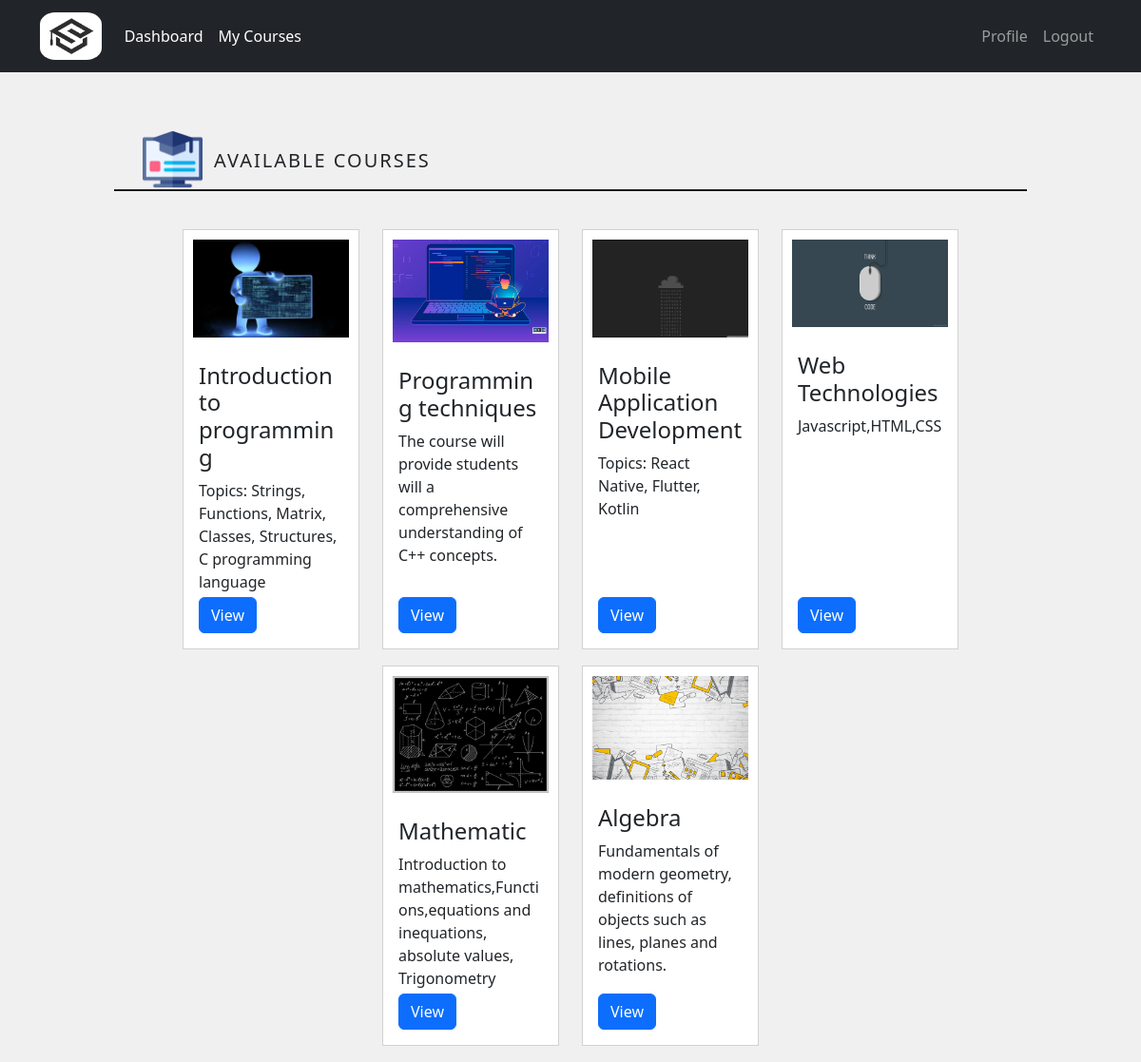
Screenshot of /courses/dashboard (signed in) with the database file from the repository.
### courses/models.py (models this page shows, shortened)
class Course(models.Model):
    name = models.CharField(max_length=50)
    summary = models.CharField(max_length=500)
    image = models.ImageField(upload_to="courses_images",default="courses_images/default.jpg",blank=True)
    overview = models.TextField(null=True,blank=True)
    max_students = models.IntegerField(default=100)
    student_number = models.IntegerField(default=0)

### courses/views.py (the view)
# urls.py: path('dashboard',views.dashboard,name='dashboard'),
@login_required
def dashboard(request):
   newUser=request.user
   if newUser.is_tutor:
      tutor_courses=TutorCourse.objects.filter(tutor=newUser.Tutor)
      courses=[x.course for x in tutor_courses]
      return render(request,"courses/all_courses.html",{'all_courses':courses})
   elif newUser.is_student:
      courses = Course.objects.all()
      return render(request,"courses/all_courses.html",{'all_courses':courses})
   else:
      return redirect('login')

### templates/courses/all_courses.html
{% extends 'courses/dashboard.html' %}
{% block content_courses %}
{% load static %}
<div style="margin-left: auto; margin-right: auto; width:75%; margin-top: 5%; position: relative;">
  <img class="col-sm-4 col-md-4 col-lg-4" src="{% static 'img/course.png' %}"
       style="width:7%;">
  <div class="col-sm-8 col-md-8 col-lg-8 availableCourses">
    <h5 class="title">AVAILABLE COURSES</h5>
  </div>
</div>
<hr style="width: 80%; margin-left: auto; margin-right: auto; background-color: black;
           opacity: 1; margin-top: 0; height: 2px;">
    <div class="container coursesBox">
        <div class="row centerCourses equal">
        {% if all_courses %}
        {% for course in all_courses %}
        <div class="cols-sm-6 col-md-4 col-lg-3" style="margin-bottom: 2%;">
          <div class="card" style="max-width: 300px; min-width: 100px; border-radius: 0px; height: 100%;">
            <img class="card-img-top" src="{{ course.image.url }}" alt="Card image" style="width: 100%;padding: 10px;">
            <div class="card-body" style="display: flex; flex-direction: column; justify-content: space-between;">
              <div style="margin-bottom: 3%;">
                <h4 class="card-title">{{course.name}}</h4>
                <p class="card-text">{{course.summary}}</p>
              </div>
              <div>
                {% if user.is_student %}
                  <a href="{% url 'course' course_id=course.pk %}" class="btn btn-primary">View</a>
                {% else %}
                  <a href="{% url 'tutor_course' course_id=course.pk %}" class="btn btn-primary">View</a>
                {% endif%}
              </div>
            </div>
          </div>
        </div>
        {% endfor %}
        {% else %}
        <h2 style="text-align: center;">There are no courses yet!</h2>
        {% endif %}
    </div>
</div>
{% endblock %}

### static/css/style.css (style rules this page uses)
html { scroll-behavior: smooth; }
*, *:before, *:after { box-sizing: border-box; }
body { margin: 0; padding: 0; }

### static/css/login.css (style rules this page uses)
.availableCourses { position:absolute; bottom: 10px; display: inline-block; }
.title { margin-left: 2%; letter-spacing: 2px; }
.coursesBox { margin: auto; width: 70%; margin-top:40px; }
.centerCourses { display: flex; justify-content: center; }

### rows the page displays
Course: image (picture), name "Introduction to programming", summary "Topics: Strings, Functions, Matrix, Classes, Structures, C programming language"
Course: image (picture), name "Programming techniques", summary "The course will provide students will a comprehensive understanding of C++ concepts."
Course: image (picture), name "Mobile Application Development", summary "Topics: React Native, Flutter, Kotlin"
Course: image (picture), name "Web Technologies", summary "Javascript,HTML,CSS"
Course: image (picture), name "Mathematic", summary "Introduction to mathematics,Functions,equations and inequations, absolute values, Trigonometry"
Course: image (picture), name "Algebra", summary "Fundamentals of modern geometry, definitions of objects such as lines, planes and rotations."
